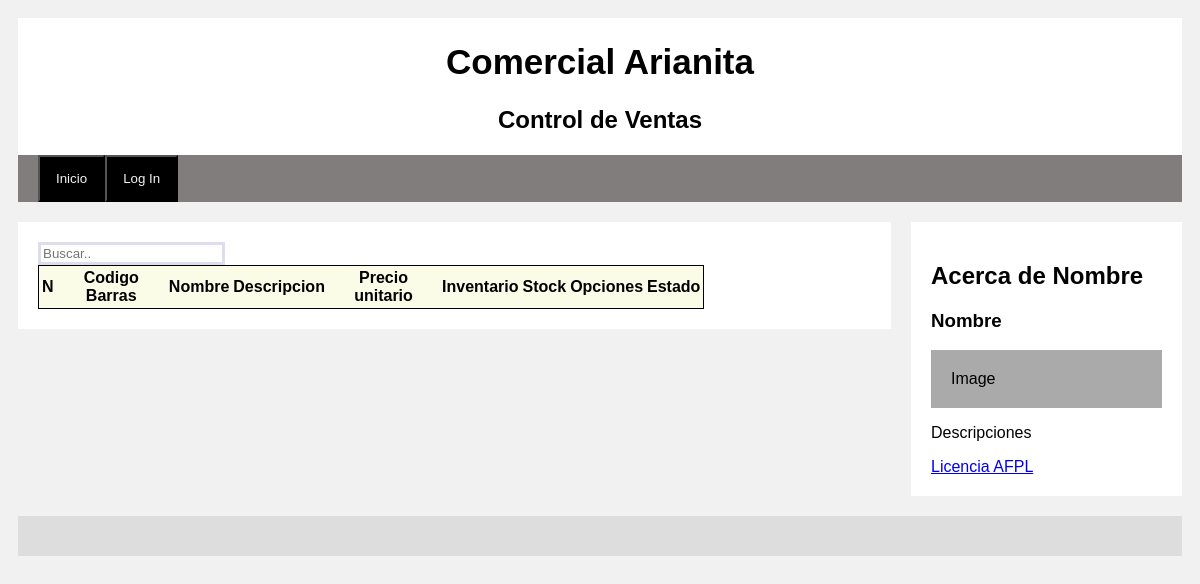
Page /listarArticulo/ on the earlier database version.
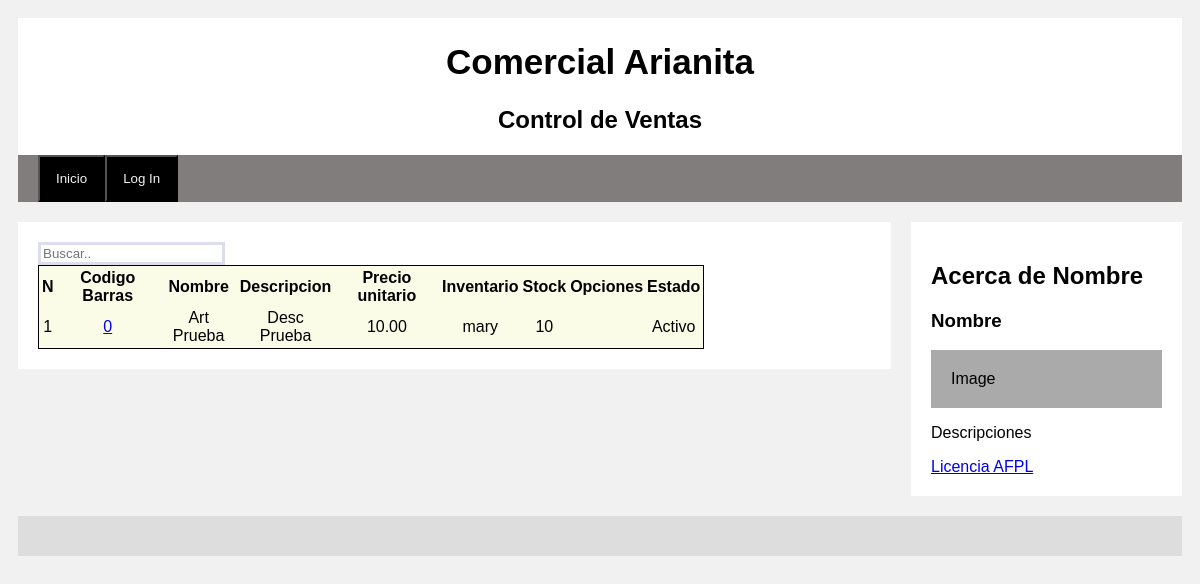
Same page on the later database version.
### inventarioTienda/models.py (models this page shows, shortened)
class L1MArticulo(models.Model):
    artcod = models.AutoField(db_column='ArtCod', primary_key=True)  # Field name made lowercase.
    artcodbar = models.IntegerField(db_column='ArtCodBar', validators=[MaxValueValidator(9999999999999)], default=0)  # Field name made lowercase.
    artnom = models.CharField(db_column='ArtNom', max_length=60)  # Field name made lowercase.
    artdsc = models.CharField(db_column='ArtDsc', max_length=250)  # Field name made lowercase.
    artpreuni = models.DecimalField(db_column='ArtPreUni', max_digits=10, decimal_places=2)  # Field name made lowercase.
    artaln = models.ForeignKey(F2MAlmacen, models.RESTRICT, db_column='ArtAln', null=True, blank=True)
    artstk = models.IntegerField(db_column='ArtStk', validators=[MinValueValidator(0), MaxValueValidator(999)])  # Field name made lowercase.
    artestregcod = models.ForeignKey(GzzEstadoRegistro, models.RESTRICT, db_column='ArtEstRegCod')  # Field name made lowercase.
    class Meta:
        db_table = 'l1m_articulo'

class F2MAlmacen(models.Model):
    alncod = models.AutoField(db_column='almcod', primary_key=True)
    alndsc = models.CharField(db_column='CiaNom', max_length=360)
    alnestregcod = models.ForeignKey(GzzEstadoRegistro, models.RESTRICT, db_column='CiaEstRegCod')
    class Meta:
        db_table = 'f2m_almacen'

class GzzEstadoRegistro(models.Model):
    estregcod = models.CharField(db_column='EstRegCod', primary_key=True, max_length=1)  # Field name made lowercase.
    estregdes = models.CharField(db_column='EstRegDes', max_length=40)  # Field name made lowercase.
    estregestreg = models.ForeignKey('self', models.RESTRICT, db_column='EstRegEstReg', default='A')  # Field name made lowercase.
    class Meta:
        db_table = 'gzz_estado_registro'

### inventarioTienda/views.py (the view)
# urls.py: path('listarArticulo/', listarArticulosView, name="listarArticulo"),
def listarArticulosView(request, *args, **kwargs):
    objs = L1MArticulo.objects.all()
    context = {
        'articulos': objs,
    }
    loggerRequest.debug(f'enviando vista listar articulos')
    return render(request, 'articulos/listarArticulo.html', context)

### inventarioTienda/templatetags/belongs_to.py (called while the page is built)
@register.filter(name='belongs_to')
def belongs_to(user, group_name):
    return user.groups.filter(name=group_name).exists()

### inventarioTienda/templates/articulos/listarArticulo.html (shortened to what this page needs)
{% extends 'base.html' %}
{% load belongs_to %}
{% block leftcolumn %}
<input class="form-control col-md-3 light-table-filter" data-table="order-table" type="text" placeholder="Buscar..">
<table style='width:80%;border: 1px solid; background-color: #FAFCE7; text-align: center; vertical-align: middle;' class="order-table">
    <thead>
        <tr>
            <th>N</th>
            <th>Codigo Barras</th>
            <th>Nombre</th>
            <th>Descripcion</th>
            <th>Precio unitario</th>
            <th>Inventario</th>
            <th>Stock</th>
            <th>Opciones</th>
            <th>Estado</th>
        </tr>
    </thead>
    {% for item in articulos %}
        <tr>
            <td>{{ forloop.counter }}</td>
            <td><a href="/articulos/{{ item.artcod }}">{{ item.artcodbar }}</a></td>
            <td>{{ item.artnom }}</td>
            <td>{{ item.artdsc }}</td>
            <td>{{ item.artpreuni }}</td>
            <td>{{ item.artaln.alndsc }}</td>
            <td>{{ item.artstk }}</td>
            <td>
            </td>
            <td>{{ item.artestregcod.estregdes }}</td>
        </tr>
    {% endfor %}
</table>
{% endblock %}

### templates/base.html (shortened to what this page needs)
{% load static %}
<!DOCTYPE html>
<html lang="es-PE">
  <head>
    <link rel="stylesheet" href="{% static 'css/style.css' %}">
  </head>
  <body>
    <div class="header">
			<h1>Comercial Arianita</h1>
			<h2>Control de Ventas{% if user.is_authenticated %} - {{ user.username }} {% endif %}</h2>
		</div>
    {% include 'nav.html' %}
    <div class="row">
      <div class="leftcolumn">
          <div id="main" class="card">
            {% block leftcolumn %}{% endblock %}
          </div>
      </div>
      <div class="rightcolumn">
          <div class="card">
              <h2>Acerca de Nombre</h2>
              <h3>Nombre</h3>
              <div class="fakeimg">
                  Image
              </div>
              <p>Descripciones</p>
              <a href="/licencia">Licencia AFPL</a>
          </div>
      </div>
    </div>
    <div class="footer">
    </div>
  </body>
</html>

### templates/nav.html (shortened to what this page needs)
{% load belongs_to %}
<div id="menu" class="topnav">
    <button type = "button" onclick="location.href='/'">Inicio</button>
    {% if user.is_authenticated %}
    {% if request.user|belongs_to:"trabajadores" %}
    <button type = "button" onclick="generarPago()">Generar Pago</button>
    <button type = "button" onclick="generarBoleta()">Generar Boleta</button>
    <a href="/listarArticulo" target="_blank" >Listar Productos</a>
    <a href="/listarTransaccion" target="_blank" >Listar Transacciones</a>
    <a href="/listarControlVentas" target="_blank" >Listar Control de Ventas</a>
    <a href="/listarPagos" target="_blank" >Listar Pagos</a>
    <a href="/listarTrabajador" target="_blank" >Listar Trabajadores</a>
    {% endif %}
    {% if request.user|belongs_to:"administradores" %}
    <button type = "button" onclick="location.href='/register'">Registrar Usuario</button>
    {% endif %}
    <button type = "button" onclick="location.href='{% url "logout" %}'">Log Out</button>
    {% else %}
    <button type = "button" onclick="location.href='{% url "login" %}'">Log In</button>
    {% endif %}
</div>

### static/css/style.css (style rules this page uses)
* { box-sizing: border-box; }
body { font-family: Arial; padding: 10px; background: #f1f1f1; }
.header { padding: 1px; text-align: center; background: white; }
.header h1 { font-size: 35px; }
.topnav { overflow: hidden; background-color: #827d7d; padding-left: 20px; padding-right: 20px; }
.topnav button, .topnav a { background-color: black; }
.topnav p, .topnav button, .topnav a { float: left; display: block; color: #f2f2f2; text-align: center; padding: 14px 16px; text-decoration: none; }
.leftcolumn { float: left; width: 75%; }
.rightcolumn { float: left; width: 25%; background-color: #f1f1f1; padding-left: 20px; }
.fakeimg { background-color: #aaa; width: 100%; padding:20px; }
.card { background-color: white; padding:20px; margin-top:20px; }
.row:after { content: ""; display: table; clear: both; }
.row input { border: solid #dde; }
.footer { padding:20px; text-align: center; background: #ddd; margin-top: 20px; }

Differences in the rows shown:
added L1MArticulo: artcodbar "0", artnom "Art Prueba", artdsc "Desc Prueba", artpreuni "10.00", artaln.alndsc "mary", artstk "10", artestregcod.estregdes "Activo"
